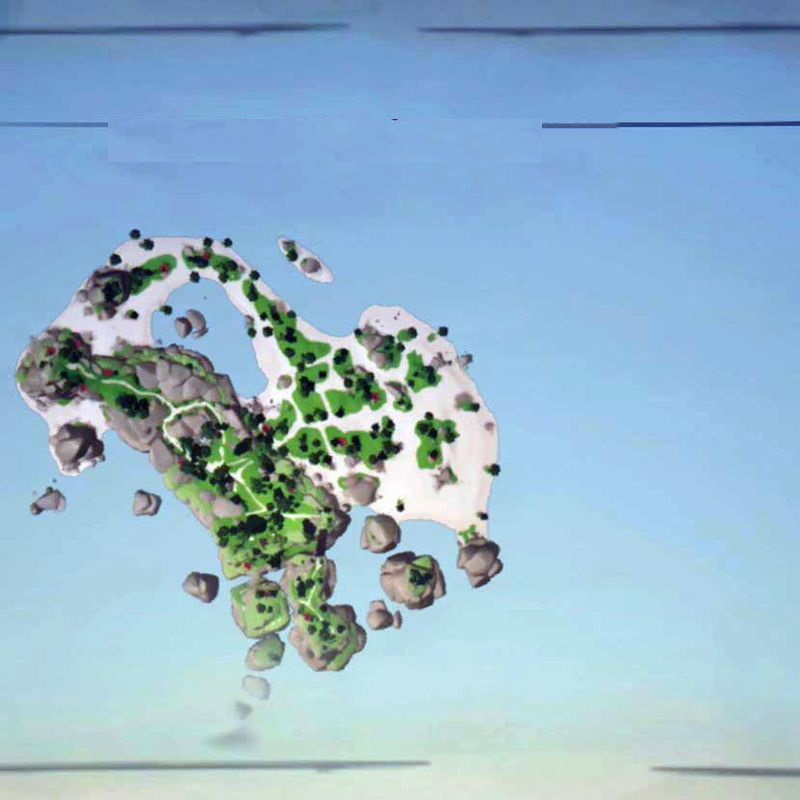
#> input picture assets-mapData/assets-loc-img/loc-AncientIsles/SOT-AI-B16-MermaidsHideaway.jpg, 800 x 800 px; its folder holds only this picture in this run
$ python restore_training_masks.py
#> lines starting #> are read from the running program, lines starting #| are printed output that depends on the picture; after the words box and inside, x2 and y2 are one past the last pixel; in counts of white or black regions, pixels touching at a corner belong together
#> further down, img is the input picture: shape (800, 800, 3); mean B, G, R 203.3, 182, 149.4
### tools/extract_mask.py
from PIL import Image, ImageGrab
import numpy as np
import cv2
import sys

def extract_mask(im):
    gray = cv2.cvtColor(im, cv2.COLOR_RGB2GRAY)
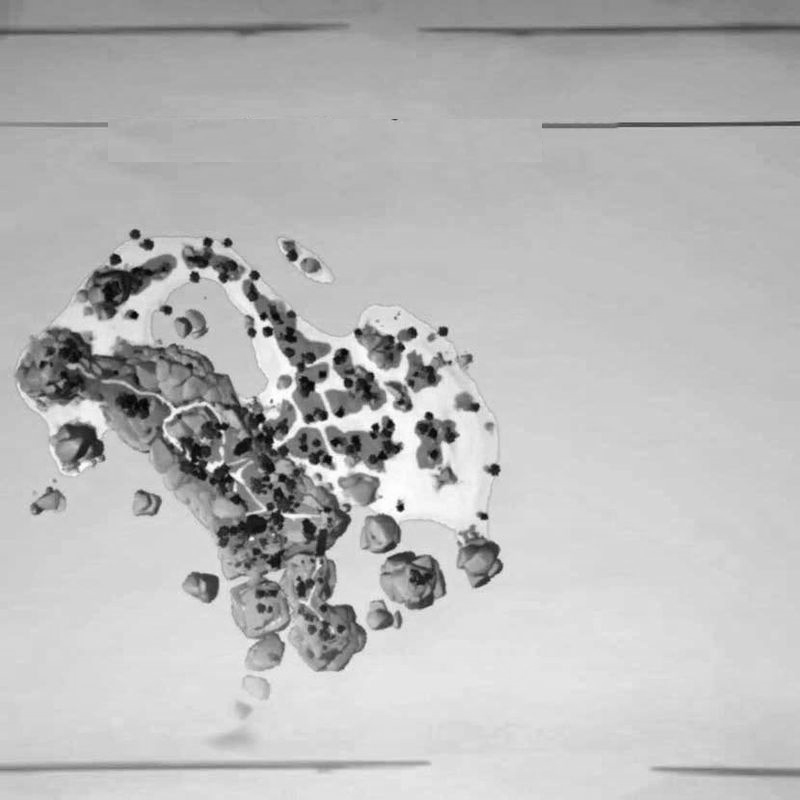
#> gray: shape (800, 800); min 1, max 255, mean 184.7
    kernel = np.ones((3,3),np.uint8)
    closed = cv2.morphologyEx(gray, cv2.MORPH_CLOSE, kernel)
    edges = cv2.Canny(closed, 50, 200)
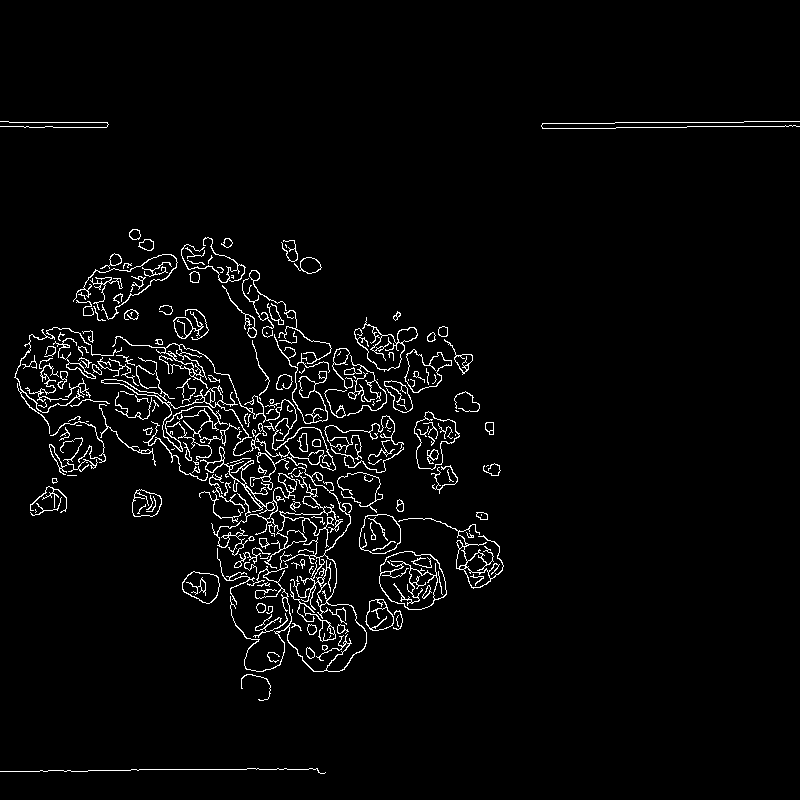
#> edges: shape (800, 800); 3.2% white in thin lines or dots, all inside (x1, y1, x2, y2) = (0, 121, 800, 774)

    lines = cv2.HoughLinesP(cv2.dilate(edges, kernel),1,np.pi/2, 50, None, 50, 1)
#> lines = 28 rows, first 6: [0, 127, 108, 127], [541, 122, 799, 122], [615, 126, 799, 126], [614, 121, 799, 121], [326, 576, 326, 511], [255, 770, 309, 770]
    if lines is not None:
        lines_im = np.zeros(edges.shape).astype('uint8')
        for line in lines:
            x0,y0,x1,y1 = line[0]
            cv2.line(lines_im,(x0,y0),(x1,y1),255,4)
#> this loop made 28 passes
#> (x0, y0, x1, y1) on passes 1 to 12: (0, 127, 108, 127), (541, 122, 799, 122), (615, 126, 799, 126), (614, 121, 799, 121), (326, 576, 326, 511), (255, 770, 309, 770), (541, 123, 744, 123), (541, 128, 687, 128), (319, 621, 319, 555), (316, 589, 316, 524), (22, 399, 93, 399), (87, 769, 319, 769)
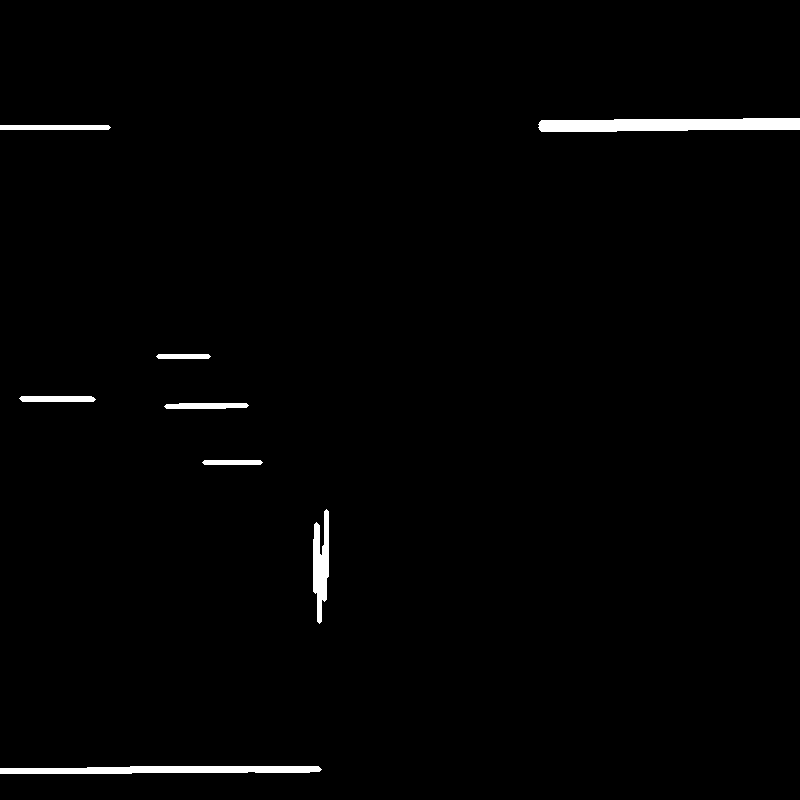
#> lines_im: shape (800, 800); 1.3% white; 8 white regions, largest, box (x1, y1, x2, y2) and area: (538, 118, 800, 132) 3076, (0, 766, 322, 774) 2141, (313, 509, 329, 624) 1214
        edges = cv2.bitwise_and(edges, ~lines_im)
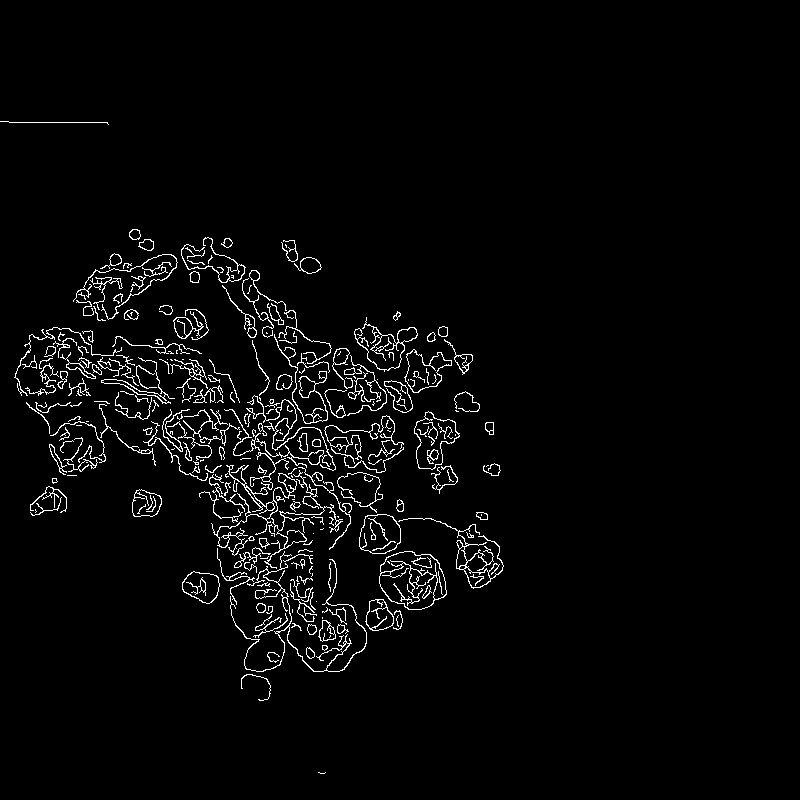
#> edges: shape (800, 800); 2.9% white in thin lines or dots, all inside (x1, y1, x2, y2) = (0, 121, 504, 774)

    final_edges = cv2.dilate(edges, kernel)
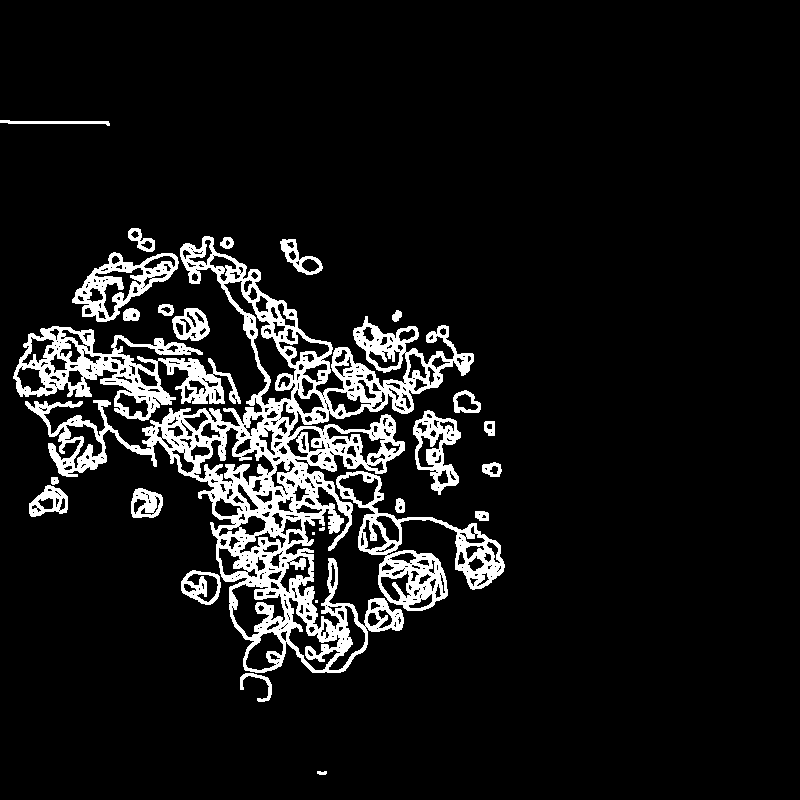
#> final_edges: shape (800, 800); 9.1% white; 27 white regions (2 under 20 px), largest, box (x1, y1, x2, y2) and area: (25, 236, 474, 673) 35595, (13, 326, 241, 421) 7536, (336, 471, 505, 611) 5626
    close_iters = 2
    kernel = np.ones((5,5),np.uint8)
    for i in range(close_iters):
        final_edges = cv2.morphologyEx(final_edges, cv2.MORPH_CLOSE, kernel)
#> this loop made 2 passes
#> pass 1, in extract_mask, `final_edges = cv2.morphologyEx(final_edges, cv2.MORPH_CLOSE, kernel)`:
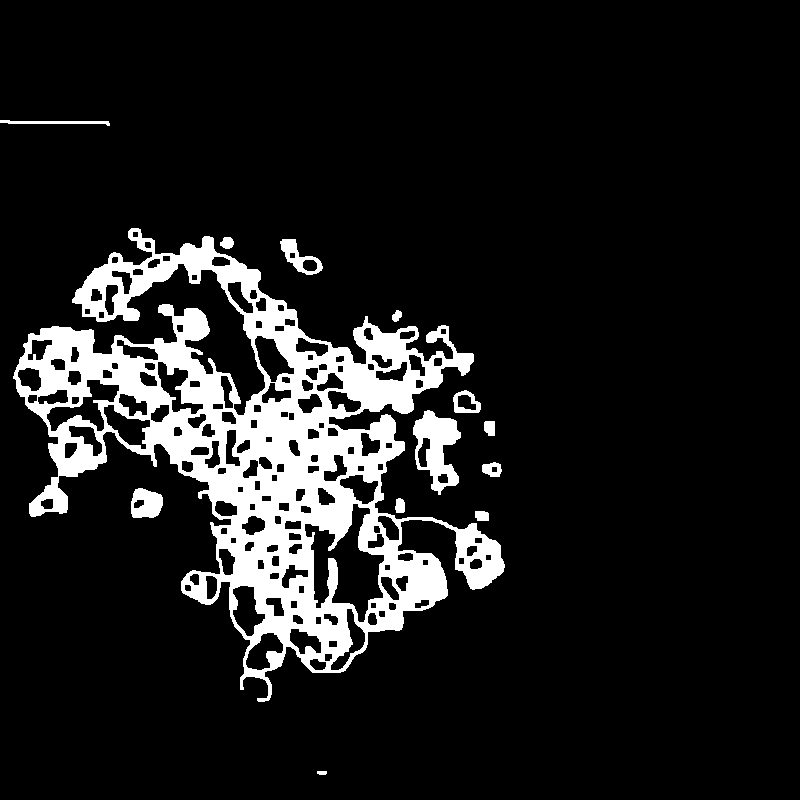
#> final_edges: shape (800, 800); 11.4% white; 13 white regions
    contours, _ = cv2.findContours(final_edges, cv2.RETR_TREE, cv2.CHAIN_APPROX_SIMPLE)
#> contours = 177 contours; largest, box (x1, y1, x2, y2) and area: (13, 228, 505, 702) 94977, (304, 503, 385, 623) 4622, (413, 410, 461, 495) 2322, (46, 379, 120, 432) 1559, (103, 404, 151, 450) 1018
    center_y, center_x = gray.shape
#> center_y = 800; center_x = 800
    center_x /= 2
#> center_x = 400
    center_y /= 2
#> center_y = 400
    central_contours_mask = np.zeros(gray.shape)
    for contour in contours:
        area = cv2.contourArea(contour)
        if area == 0:
            continue
        moments = cv2.moments(contour)
        x = int(moments["m10"] / moments["m00"])
        y = int(moments["m01"] / moments["m00"])
        dx = abs(x - center_x)
        dy = abs(y - center_y)
        if dy <= center_y / 2 and dx <= center_x / 2:
            cv2.fillPoly(central_contours_mask, pts=[contour], color=(255,0,0))
#> this loop made 177 passes
#> (area, x, y, dx, dy) on passes 1 to 3: (25, 321, 772, 79, 372), (107.5, 481, 515, 81, 115), (107.5, 399, 505, 1, 105)
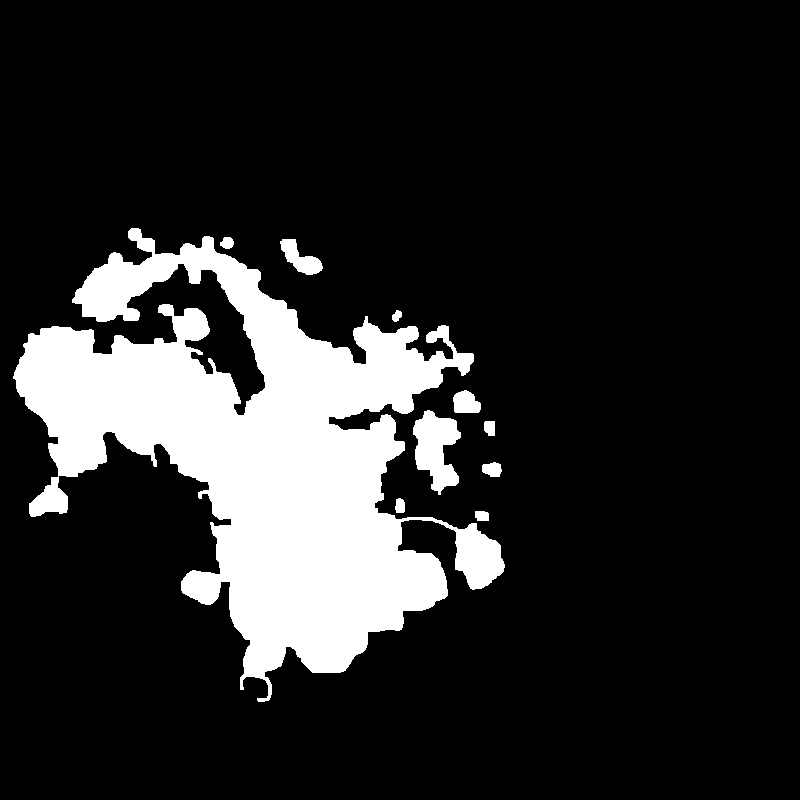
#> central_contours_mask: shape (800, 800) float64; 15.8% white; 10 white regions, largest, box (x1, y1, x2, y2) and area: (13, 228, 505, 702) 96887, (413, 410, 461, 495) 2446, (280, 239, 323, 275) 753
    return central_contours_mask

# [10 lines that do not run on import are left out]

### tools/restore_training_masks.py
from extract_mask import extract_mask
from pathlib import Path
import cv2
import numpy as np

if __name__ == '__main__':
    # TODO relative paths
    current_dir = r'C:\Users\Riley\source\repos\SOT\sot-mapping'
    path = Path(current_dir)
    path = path / 'mapAsset-sources' / 'assets-loc-img'
    image_paths = path.glob('**/*.jpg')

    write_dir = r'C:\Users\Riley\source\repos\SOT\sot-mapping\training-images'
    for (index, path) in enumerate(list(image_paths)):
        name = str(path).split('-')[-1].split('.')[0]
        img = cv2.imread(str(path))
        mask = extract_mask(img).astype('uint8')
        cv2.imwrite(write_dir + '\\' + name + '.png', mask)
